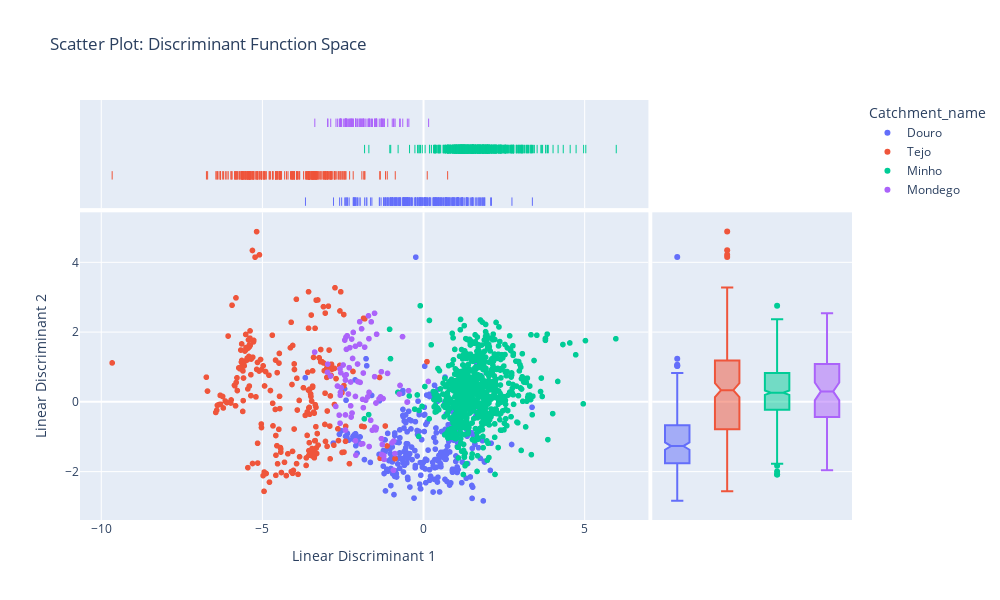

Notebook code for this chart:
### Code cell
fig_scatter = px.scatter(
    lda_df, 
    x='LD1', 
    y='LD2', 
    color='Catchment_name', 
    title='Scatter Plot: Discriminant Function Space',
    labels={'LD1': 'Linear Discriminant 1', 'LD2': 'Linear Discriminant 2'},
    width=1000, 
    height=600,
    size_max=45,
    marginal_y='box', 
    marginal_x='rug'
)


fig_scatter.show()

### Figure 1 — Plotly figure (JSON) as saved in the notebook; plotly's stock layout.template omitted (floating-point values rounded to 4 significant figures; data arrays with more than 128 entries replaced by an {"elided": "..."} marker saying what was removed)
{"data": [{"hovertemplate": "Catchment_name=Douro<br>Linear Discriminant 1=%{x}<br>Linear Discriminant 2=%{y}<extra></extra>", "legendgroup": "Douro", "marker": {"color": "#636efa", "symbol": "circle"}, "mode": "markers", "name": "Douro", "showlegend": true, "type": "scattergl", "x": {"elided": "272 float values"}, "xaxis": "x", "y": {"elided": "272 float values"}, "yaxis": "y"}, {"alignmentgroup": "True", "boxpoints": "all", "fillcolor": "rgba(255,255,255,0)", "hoveron": "points", "hovertemplate": "Catchment_name=Douro<br>Linear Discriminant 1=%{x}<extra></extra>", "jitter": 0, "legendgroup": "Douro", "line": {"color": "rgba(255,255,255,0)"}, "marker": {"color": "#636efa", "symbol": "line-ns-open"}, "name": "Douro", "offsetgroup": "Douro", "showlegend": false, "type": "box", "x": {"elided": "272 float values"}, "xaxis": "x3", "yaxis": "y3"}, {"alignmentgroup": "True", "hovertemplate": "Catchment_name=Douro<br>Linear Discriminant 2=%{y}<extra></extra>", "legendgroup": "Douro", "marker": {"color": "#636efa", "symbol": "circle"}, "name": "Douro", "notched": true, "offsetgroup": "Douro", "showlegend": false, "type": "box", "xaxis": "x2", "y": {"elided": "272 float values"}, "yaxis": "y2"}, {"hovertemplate": "Catchment_name=Tejo<br>Linear Discriminant 1=%{x}<br>Linear Discriminant 2=%{y}<extra></extra>", "legendgroup": "Tejo", "marker": {"color": "#EF553B", "symbol": "circle"}, "mode": "markers", "name": "Tejo", "showlegend": true, "type": "scattergl", "x": {"elided": "235 float values"}, "xaxis": "x", "y": {"elided": "235 float values"}, "yaxis": "y"}, {"alignmentgroup": "True", "boxpoints": "all", "fillcolor": "rgba(255,255,255,0)", "hoveron": "points", "hovertemplate": "Catchment_name=Tejo<br>Linear Discriminant 1=%{x}<extra></extra>", "jitter": 0, "legendgroup": "Tejo", "line": {"color": "rgba(255,255,255,0)"}, "marker": {"color": "#EF553B", "symbol": "line-ns-open"}, "name": "Tejo", "offsetgroup": "Tejo", "showlegend": false, "type": "box", "x": {"elided": "235 float values"}, "xaxis": "x3", "yaxis": "y3"}, {"alignmentgroup": "True", "hovertemplate": "Catchment_name=Tejo<br>Linear Discriminant 2=%{y}<extra></extra>", "legendgroup": "Tejo", "marker": {"color": "#EF553B", "symbol": "circle"}, "name": "Tejo", "notched": true, "offsetgroup": "Tejo", "showlegend": false, "type": "box", "xaxis": "x2", "y": {"elided": "235 float values"}, "yaxis": "y2"}, {"hovertemplate": "Catchment_name=Minho<br>Linear Discriminant 1=%{x}<br>Linear Discriminant 2=%{y}<extra></extra>", "legendgroup": "Minho", "marker": {"color": "#00cc96", "symbol": "circle"}, "mode": "markers", "name": "Minho", "showlegend": true, "type": "scattergl", "x": {"elided": "699 float values"}, "xaxis": "x", "y": {"elided": "699 float values"}, "yaxis": "y"}, {"alignmentgroup": "True", "boxpoints": "all", "fillcolor": "rgba(255,255,255,0)", "hoveron": "points", "hovertemplate": "Catchment_name=Minho<br>Linear Discriminant 1=%{x}<extra></extra>", "jitter": 0, "legendgroup": "Minho", "line": {"color": "rgba(255,255,255,0)"}, "marker": {"color": "#00cc96", "symbol": "line-ns-open"}, "name": "Minho", "offsetgroup": "Minho", "showlegend": false, "type": "box", "x": {"elided": "699 float values"}, "xaxis": "x3", "yaxis": "y3"}, {"alignmentgroup": "True", "hovertemplate": "Catchment_name=Minho<br>Linear Discriminant 2=%{y}<extra></extra>", "legendgroup": "Minho", "marker": {"color": "#00cc96", "symbol": "circle"}, "name": "Minho", "notched": true, "offsetgroup": "Minho", "showlegend": false, "type": "box", "xaxis": "x2", "y": {"elided": "699 float values"}, "yaxis": "y2"}, {"hovertemplate": "Catchment_name=Mondego<br>Linear Discriminant 1=%{x}<br>Linear Discriminant 2=%{y}<extra></extra>", "legendgroup": "Mondego", "marker": {"color": "#ab63fa", "symbol": "circle"}, "mode": "markers", "name": "Mondego", "showlegend": true, "type": "scattergl", "x": [-2.717, -1.683, -1.583, -2.093, -1.931, -1.682, -0.881, -1.226, -2.399, -1.978, -1.449, -1.821, -2.88, -2.572, -2.365, -1.511, -2.282, -2.438, -2.224, -2.387, -2.415, -2.968, -1.374, -1.326, -1.634, -2.665, -2.585, -0.6448, -1.302, 0.1573, -0.927, -2.106, -1.507, -1.478, -1.249, -2.439, -1.687, -1.862, -2.195, -2.393, -0.7403, -2.301, -1.514, -1.702, -1.975, -2.108, -2.042, -3.373, -1.785, -1.3, -1.88, -2.611, -2.324, -2.577, -0.9705, -2.213, -2.489, -2.036, -2.586, -2.975, -2.107, -1.861, -1.272, -0.9212, -1.29, -1.216, -2.549, -2.256, -1.468, -2.561, -2.255, -0.7224, -1.468, -2.241, -0.4563, -1.11, -2.416, -1.458, -2.418, -1.884, -1.726, -0.503, -1.961, -2.175, -1.916, -1.617], "xaxis": "x", "y": [-0.1279, 0.2755, -0.8104, -1.529, -1.209, -1.279, -1.482, -1.537, 1.859, 1.657, 1.942, 1.573, 0.7425, 0.2742, 1.899, 0.7257, 1.556, 1.773, 1.804, 1.509, 0.6273, 1.085, 0.08811, 0.1447, -0.5263, 0.4566, -0.6101, 1.873, 0.8665, 0.587, -1.961, -1.114, -0.7227, -0.8021, 0.09595, 0.76, 1.814, 0.8297, 1.247, 0.7799, 0.2259, 0.9837, 2.543, 2.469, 2.301, 1.599, 1.087, 1.43, 0.04836, -1.053, -1.199, -0.3777, 0.2276, 0.1898, -1.172, -0.318, 1.059, 0.5859, 0.9477, 0.8477, 0.1578, -0.1651, -1.221, -1.123, -1.509, -1.646, 0.4094, -0.1109, -0.03052, 0.8365, 0.5725, 0.4732, -0.03052, -0.4332, 0.323, 0.8197, -0.8054, -0.7464, -0.3731, 0.07425, 0.1449, -0.004499, 0.5613, 1.995, 2.097, 2.298], "yaxis": "y"}, {"alignmentgroup": "True", "boxpoints": "all", "fillcolor": "rgba(255,255,255,0)", "hoveron": "points", "hovertemplate": "Catchment_name=Mondego<br>Linear Discriminant 1=%{x}<extra></extra>", "jitter": 0, "legendgroup": "Mondego", "line": {"color": "rgba(255,255,255,0)"}, "marker": {"color": "#ab63fa", "symbol": "line-ns-open"}, "name": "Mondego", "offsetgroup": "Mondego", "showlegend": false, "type": "box", "x": [-2.717, -1.683, -1.583, -2.093, -1.931, -1.682, -0.881, -1.226, -2.399, -1.978, -1.449, -1.821, -2.88, -2.572, -2.365, -1.511, -2.282, -2.438, -2.224, -2.387, -2.415, -2.968, -1.374, -1.326, -1.634, -2.665, -2.585, -0.6448, -1.302, 0.1573, -0.927, -2.106, -1.507, -1.478, -1.249, -2.439, -1.687, -1.862, -2.195, -2.393, -0.7403, -2.301, -1.514, -1.702, -1.975, -2.108, -2.042, -3.373, -1.785, -1.3, -1.88, -2.611, -2.324, -2.577, -0.9705, -2.213, -2.489, -2.036, -2.586, -2.975, -2.107, -1.861, -1.272, -0.9212, -1.29, -1.216, -2.549, -2.256, -1.468, -2.561, -2.255, -0.7224, -1.468, -2.241, -0.4563, -1.11, -2.416, -1.458, -2.418, -1.884, -1.726, -0.503, -1.961, -2.175, -1.916, -1.617], "xaxis": "x3", "yaxis": "y3"}, {"alignmentgroup": "True", "hovertemplate": "Catchment_name=Mondego<br>Linear Discriminant 2=%{y}<extra></extra>", "legendgroup": "Mondego", "marker": {"color": "#ab63fa", "symbol": "circle"}, "name": "Mondego", "notched": true, "offsetgroup": "Mondego", "showlegend": false, "type": "box", "xaxis": "x2", "y": [-0.1279, 0.2755, -0.8104, -1.529, -1.209, -1.279, -1.482, -1.537, 1.859, 1.657, 1.942, 1.573, 0.7425, 0.2742, 1.899, 0.7257, 1.556, 1.773, 1.804, 1.509, 0.6273, 1.085, 0.08811, 0.1447, -0.5263, 0.4566, -0.6101, 1.873, 0.8665, 0.587, -1.961, -1.114, -0.7227, -0.8021, 0.09595, 0.76, 1.814, 0.8297, 1.247, 0.7799, 0.2259, 0.9837, 2.543, 2.469, 2.301, 1.599, 1.087, 1.43, 0.04836, -1.053, -1.199, -0.3777, 0.2276, 0.1898, -1.172, -0.318, 1.059, 0.5859, 0.9477, 0.8477, 0.1578, -0.1651, -1.221, -1.123, -1.509, -1.646, 0.4094, -0.1109, -0.03052, 0.8365, 0.5725, 0.4732, -0.03052, -0.4332, 0.323, 0.8197, -0.8054, -0.7464, -0.3731, 0.07425, 0.1449, -0.004499, 0.5613, 1.995, 2.097, 2.298], "yaxis": "y2"}], "layout": {"height": 600, "legend": {"title": {"text": "Catchment_name"}, "tracegroupgap": 0}, "title": {"text": "Scatter Plot: Discriminant Function Space"}, "width": 1000, "xaxis": {"anchor": "y", "domain": [0, 0.7363], "title": {"text": "Linear Discriminant 1"}}, "xaxis2": {"anchor": "y2", "domain": [0.7413, 1], "matches": "x2", "showgrid": false, "showline": false, "showticklabels": false, "ticks": ""}, "xaxis3": {"anchor": "y3", "domain": [0, 0.7363], "matches": "x", "showgrid": true, "showticklabels": false}, "xaxis4": {"anchor": "y4", "domain": [0.7413, 1], "matches": "x2", "showgrid": false, "showline": false, "showticklabels": false, "ticks": ""}, "yaxis": {"anchor": "x", "domain": [0, 0.7326], "title": {"text": "Linear Discriminant 2"}}, "yaxis2": {"anchor": "x2", "domain": [0, 0.7326], "matches": "y", "showgrid": true, "showticklabels": false}, "yaxis3": {"anchor": "x3", "domain": [0.7426, 1], "matches": "y3", "showgrid": false, "showline": false, "showticklabels": false, "ticks": ""}, "yaxis4": {"anchor": "x4", "domain": [0.7426, 1], "matches": "y3", "showgrid": true, "showline": false, "showticklabels": false, "ticks": ""}}}
